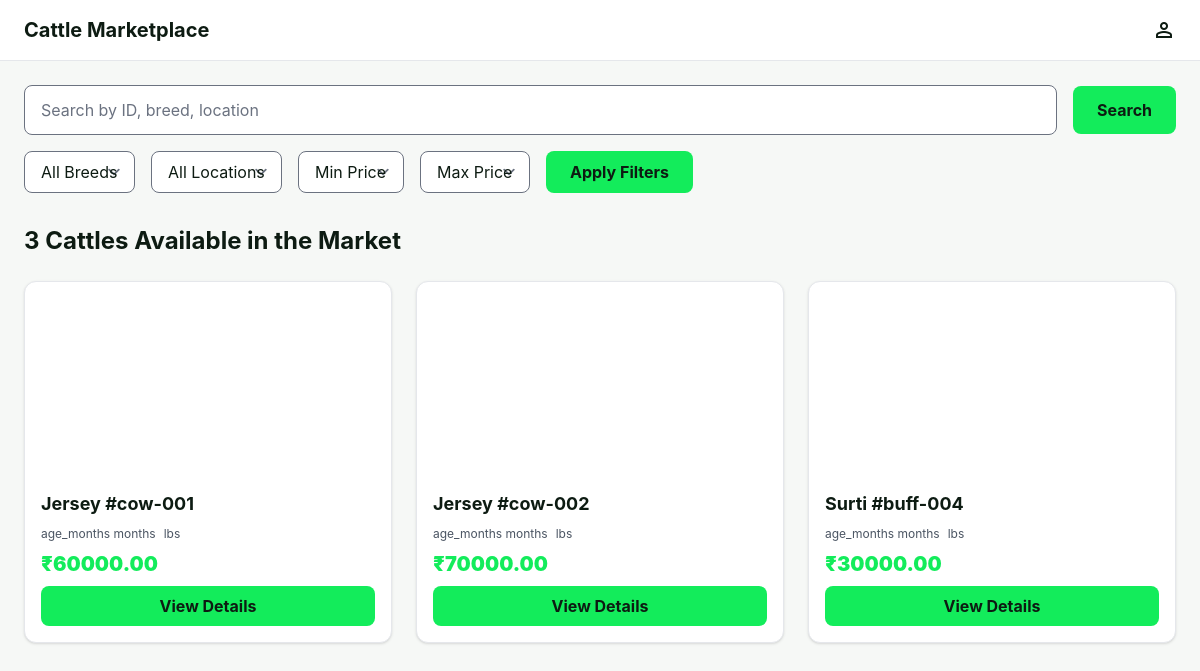
/systemapp/marketplaces/ (signed in), run on the app's committed database.
### systemapp/models.py (models this page shows, shortened)
class Cattle(models.Model):
    CATTLE_TYPE_CHOICES = [
        ("COW", "Cow"),
        ("BUFFALO", "Buffalo"),
    ]
    HEALTH_STATUS_CHOICES = [
        ("HEALTHY", "Healthy"),
        ("SICK", "Sick"),
        ("QUARANTINE", "Quarantine"),
        ("PENDING", "Pending"),
    ]
    SALE_STATUS_CHOICES = [
        ("available", "Available"),
        ("sold", "Sold"),
    ]
    farm = models.ForeignKey("Farm", on_delete=models.CASCADE, related_name="cattles")
    tag_id = models.CharField(max_length=100, unique=True)
    tag_number = models.CharField(max_length=100, blank=True, null=True)
    name = models.CharField(max_length=100, blank=True, null=True)
    cattle_type = models.CharField(max_length=20, choices=CATTLE_TYPE_CHOICES, default="COW")
    species = models.CharField(max_length=50, blank=True, null=True)
    group = models.CharField(max_length=100, blank=True, null=True)
    breed = models.CharField(max_length=100, blank=True, null=True)
    age_months = models.IntegerField(default=0)
    weight_lbs = models.IntegerField(blank=True, null=True)
    age = models.PositiveIntegerField(default=0)
    health_status = models.CharField(max_length=20, choices=HEALTH_STATUS_CHOICES, default="HEALTHY")
    is_sick = models.BooleanField(default=False)
    last_visit = models.DateField(blank=True, null=True)
    ai_alert = models.CharField(max_length=255, blank=True, null=True)
    is_for_sale = models.BooleanField(default=False)
    price = models.DecimalField(max_digits=10, decimal_places=2, blank=True, null=True)
    sale_status = models.CharField(max_length=20, choices=SALE_STATUS_CHOICES, default="available")
    is_active = models.BooleanField(default=True)
    image = models.ImageField(upload_to="cattle_images/", blank=True, null=True)
    purchased_from_name = models.CharField(max_length=200, blank=True, default="")
    purchased_from_contact = models.CharField(max_length=50, blank=True, default="")
    purchased_from_location = models.CharField(max_length=200, blank=True, default="")
    purchased_from_address = models.TextField(blank=True, default="")
    purchase_notes = models.TextField(blank=True, default="")
    added_by = models.ForeignKey(User, on_delete=models.SET_NULL, null=True, blank=True, related_name="added_cattles")
    added_via = models.CharField(max_length=255, blank=True, default="")
    created_at = models.DateTimeField(auto_now_add=True)

### systemapp/views.py (the view)
# urls.py: path('marketplaces/', views.marketplaces, name='marketplaces'),
@login_required
def marketplaces(request):
    cattle = Cattle.objects.all()
    breed = request.GET.get('breed')
    location = request.GET.get('location')
    min_price = request.GET.get('min_price')
    max_price = request.GET.get('max_price')
    if breed:
        cattle = cattle.filter(breed__name=breed)
    if location:
        cattle = cattle.filter(farm__location=location)
    if min_price:
        cattle = cattle.filter(price__gte=min_price)
    if max_price:
        cattle = cattle.filter(price__lte=max_price)
    context = {
        "cattle_list": cattle,
        "breeds": Breed.objects.all(),   # ðŸ‘ˆ FROM ADMIN
        "farms": Farm.objects.all(),     # ðŸ‘ˆ FROM ADMIN
        "total_count": cattle.count()
    }
    return render(request, "systemapp/marketplaces.html", context)

### systemapp/templates/systemapp/marketplaces.html (shortened to what this page needs)
{% load static %}
<!DOCTYPE html>
<html class="light" lang="en">
<head>
<script src="https://cdn.tailwindcss.com?plugins=forms,container-queries"></script>
</head>
<body class="bg-backgroundLight text-[#0d1b12]">
<header class="sticky top-0 z-50 bg-white border-b">
  <div class="max-w-7xl mx-auto px-6 py-4 flex justify-between items-center">
    <h1 class="text-xl font-bold">Cattle Marketplace</h1>
    <span class="material-symbols-outlined">person</span>
  </div>
</header>
<main class="max-w-7xl mx-auto px-6 pb-24">
<form method="GET" class="mt-6">
  <div class="flex gap-4 items-center">
    <input
      type="text"
      name="search"
      value="{{ request.GET.search }}"
      placeholder="Search by ID, breed, location"
      class="w-full px-4 py-3 border rounded-lg"
    />
    <button class="bg-primary px-6 py-3 rounded-lg font-bold">
      Search
    </button>
  </div>
  <div class="flex flex-wrap gap-4 mt-4">
    <select name="breed" class="px-4 py-2 border rounded-lg">
      <option value=" ">All Breeds</option>
    </select>
    <select name="location" class="px-4 py-2 border rounded-lg">
      <option value=" ">All Locations</option>
    </select>
    <select name="min_price" class="px-4 py-2 border rounded-lg">
      <option value="">Min Price</option>
    </select>
    <select name="max_price" class="px-4 py-2 border rounded-lg">
      <option value="">Max Price</option>
    </select>
    <button class="bg-primary px-6 py-2 rounded-lg font-bold">
      Apply Filters
    </button>
  </div>
</form>
<div class="mt-8 flex justify-between items-center">
  <h2 class="text-2xl font-bold">
    {{ total_count }} Cattles Available in the Market
  </h2>
</div>
<div class="grid grid-cols-1 sm:grid-cols-2 lg:grid-cols-3 gap-6 mt-6">
{% for cow in cattle_list %}
<div class="bg-white rounded-xl shadow border overflow-hidden">
  <div class="h-48 bg-cover bg-center"
       style="background-image:url('{{ cow.image.url }}')"></div>
  <div class="p-4 space-y-2">
    <h3 class="text-lg font-bold">{{ cow.breed }} #{{ cow.tag_id }}</h3>
    <div class="flex gap-2 text-xs text-gray-600">
      <span>{{ cow.age_months }} months</span>
      <span>{{ cow.weight }} lbs</span>
    </div>
    <p class="text-xl font-black text-primary">
      ₹{{ cow.price }}
    </p>
    <a href="#"
       class="block mt-3 bg-primary text-center py-2 rounded-lg font-bold">
       View Details
    </a>
  </div>
</div>
{% empty %}
<p>No cattle found.</p>
{% endfor %}
</div>
</main>
</body>
</html>

### systemapp/templates/systemapp/marketplaces.html (style rules this page uses)
body { font-family: Inter, sans-serif; }
.material-symbols-outlined { font-variation-settings: 'FILL' 0,'wght' 400,'GRAD' 0,'opsz' 24; }

### data on the page
Cattle: breed "Jersey", tag_id "cow-001", age_months "age_months", price "60000.00"
Cattle: breed "Jersey", tag_id "cow-002", age_months "age_months", price "70000.00"
Cattle: breed "Surti", tag_id "buff-004", age_months "age_months", price "30000.00"

### other printed values
{{ total_count }} "3"
